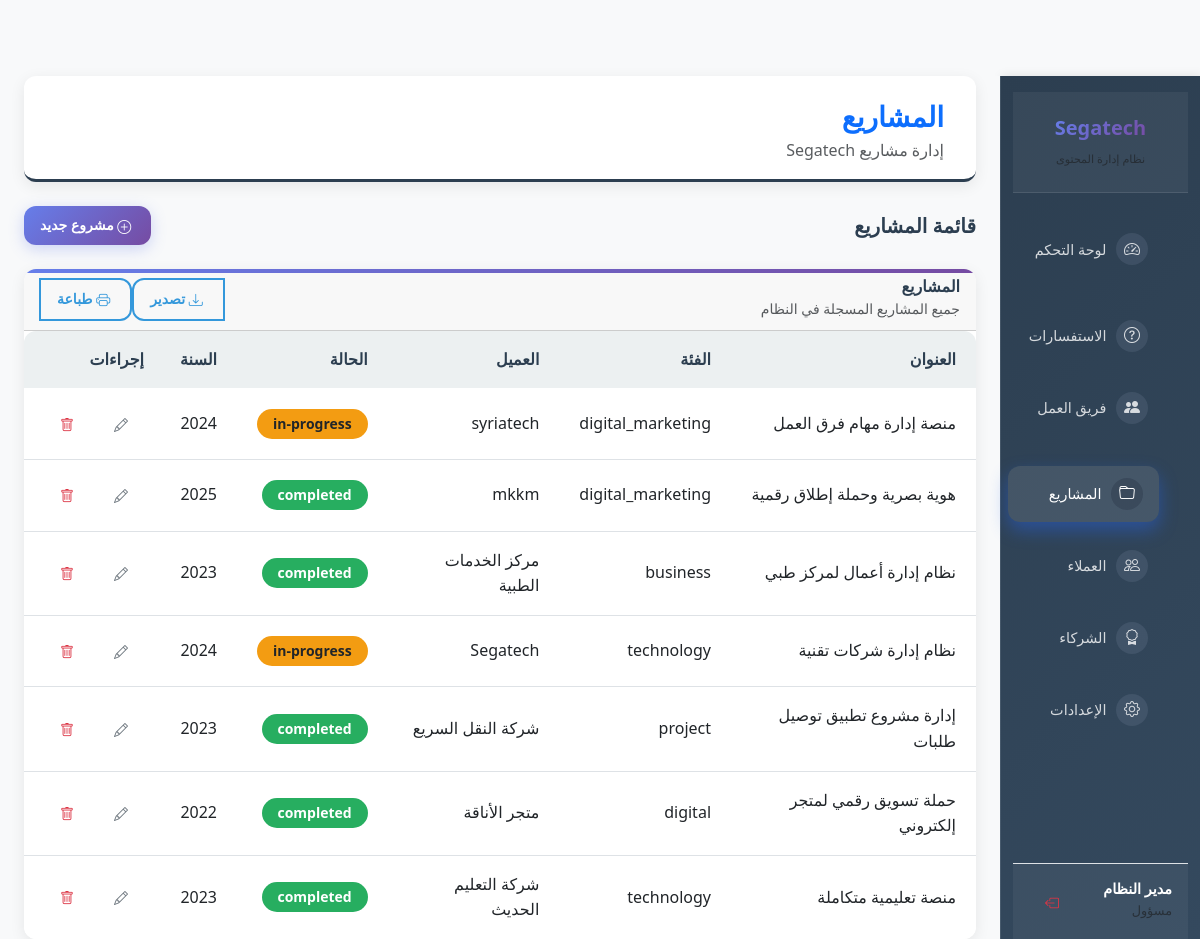
/admin/projects (signed in), run on the app's committed database.
### backend/app.py (models this page shows)
class SiteSettings(db.Model):
    id = db.Column(db.Integer, primary_key=True)
    company_name = db.Column(db.String(200), default='Segatech')
    official_email = db.Column(db.String(200), default='ceo@segatech.site')
    admin_code = db.Column(db.String(100), default='1234')
    phone_number = db.Column(db.String(50), default='+963 968 000 580')
    whatsapp_number = db.Column(db.String(50), default='+963968000580')
    address = db.Column(db.String(200), default='سوريا - دمشق')
    facebook = db.Column(db.String(300))
    instagram = db.Column(db.String(300))
    linkedin = db.Column(db.String(300))
    github = db.Column(db.String(300))

class Project(db.Model):
    id = db.Column(db.Integer, primary_key=True)
    title = db.Column(db.String(200), nullable=False)
    description = db.Column(db.Text, nullable=False)
    category = db.Column(db.String(50), nullable=False)
    technologies = db.Column(db.Text)  # JSON string
    image_url = db.Column(db.String(300))
    client = db.Column(db.String(100))
    duration = db.Column(db.String(50))
    status = db.Column(db.String(20), default='completed')
    year = db.Column(db.Integer)
    created_at = db.Column(db.DateTime, default=datetime.utcnow)

### backend/app.py (the view)
@app.route('/admin/projects')
def admin_projects():
    if not session.get('is_admin'):
        return redirect(url_for('admin_login', next=request.path))
    projects = Project.query.order_by(Project.created_at.desc()).all()
    return render_template('admin_projects.html', projects=projects)

### backend/app.py (called while the page is built, shortened)
def get_site_settings():
    settings = SiteSettings.query.first()
    return settings

@app.context_processor
def inject_settings():
    settings = get_site_settings()
    return dict(site_settings=settings)

@app.before_request
def create_tables():
    db.create_all()

@app.before_request
def log_visit():
    if request.path.startswith('/static'):
        return
    if request.path.startswith('/admin'):
        return

### backend/templates/admin_projects.html (shortened to what this page needs)
{% extends "admin_layout.html" %}
{% block page_title %}المشاريع{% endblock %}
{% block page_subtitle %}إدارة مشاريع {{ site_settings.company_name }}{% endblock %}
{% block content %}
<div class="d-flex justify-content-between align-items-center mb-4">
    <h5 class="mb-0 fw-bold">قائمة المشاريع</h5>
    <a href="{{ url_for('admin_project_new') }}" class="btn btn-primary btn-sm">
        <i class="bi bi-plus-circle me-1"></i> مشروع جديد
    </a>
</div>
<div class="card dashboard-card">
    <div class="card-header d-flex justify-content-between align-items-center">
        <div>
            <h6 class="mb-0 fw-bold">المشاريع</h6>
            <small class="text-muted">جميع المشاريع المسجلة في النظام</small>
        </div>
        <div class="btn-group">
            <button class="btn btn-sm btn-outline-primary">
                <i class="bi bi-download me-1"></i> تصدير
            </button>
            <button class="btn btn-sm btn-outline-primary" onclick="window.print()">
                <i class="bi bi-printer me-1"></i> طباعة
            </button>
        </div>
    </div>
    <div class="card-body p-0">
        <div class="table-responsive">
            <table class="table table-hover table-borderless mb-0">
                <thead class="table-light">
                    <tr>
                        <th class="ps-3">العنوان</th>
                        <th>الفئة</th>
                        <th>العميل</th>
                        <th>الحالة</th>
                        <th>السنة</th>
                        <th class="pe-3">إجراءات</th>
                    </tr>
                </thead>
                <tbody>
                    {% if projects %}
                    {% for project in projects %}
                    <tr>
                        <td class="ps-3">{{ project.title }}</td>
                        <td>{{ project.category }}</td>
                        <td>{{ project.client or 'غير محدد' }}</td>
                        <td>
                            {% if project.status == 'completed' %}
                            <span class="badge bg-success">completed</span>
                            {% elif project.status == 'in-progress' or project.status == 'in_progress' %}
                            <span class="badge bg-warning text-dark">in-progress</span>
                            {% elif project.status == 'planning' %}
                            <span class="badge bg-info text-dark">planning</span>
                            {% else %}
                            <span class="badge bg-secondary">{{ project.status }}</span>
                            {% endif %}
                        </td>
                        <td>{{ project.year or '' }}</td>
                        <td class="pe-3">
                            <div class="d-flex gap-2">
                                <a href="{{ url_for('admin_project_edit', project_id=project.id) }}"
                                    class="btn btn-sm btn-outline-secondary" title="تعديل">
                                    <i class="bi bi-pencil"></i>
                                </a>
                                <form method="post"
                                    action="{{ url_for('admin_project_delete', project_id=project.id) }}"
                                    onsubmit="return confirm('هل أنت متأكد من حذف هذا المشروع؟');">
                                    <button type="submit" class="btn btn-sm btn-outline-danger" title="حذف">
                                        <i class="bi bi-trash"></i>
                                    </button>
                                </form>
                            </div>
                        </td>
                    </tr>
                    {% endfor %}
                    {% else %}
                    <tr>
                        <td colspan="6" class="text-center text-muted py-4">
                            لا توجد مشاريع حتى الآن
                        </td>
                    </tr>
                    {% endif %}
                </tbody>
            </table>
        </div>
    </div>
</div>
{% endblock %}

### backend/templates/admin_layout.html (shortened to what this page needs)
<!DOCTYPE html>
<html lang="ar" dir="rtl">
<head>
    <link href="https://cdn.jsdelivr.net/npm/bootstrap@5.3.0/dist/css/bootstrap.min.css" rel="stylesheet">
    <link rel="stylesheet" href="https://cdn.jsdelivr.net/npm/bootstrap-icons@1.10.0/font/bootstrap-icons.css">
    <link rel="stylesheet" href="{{ url_for('static', filename='css/style.css') }}">
</head>
<body class="dashboard-body">
    <div class="container-fluid">
        <div class="row">
            {% include 'partials/sidebar_admin.html' %}
            <main class="col-md-9 ms-sm-auto col-lg-10 px-md-4 main-content">
                <div class="dashboard-header d-flex justify-content-between align-items-center pt-4 pb-3 mb-4">
                    <div class="header-content">
                        <h1 class="h3 mb-1 fw-bold text-primary">
                            {% block page_title %}لوحة التحكم{% endblock %}
                        </h1>
                        <p class="text-muted mb-0">
                            {% block page_subtitle %}مرحباً بك في نظام إدارة {{ site_settings.company_name }}{% endblock
                            %}
                        </p>
                    </div>
                </div>
                {% block content %}
                {% endblock %}
            </main>
        </div>
    </div>
</body>
</html>

### backend/templates/partials/sidebar_admin.html
<nav class="col-md-3 col-lg-2 d-md-block sidebar">
    <div class="position-sticky pt-3 d-flex flex-column h-100">
        <div class="sidebar-header p-4 border-bottom">
            <div class="d-flex align-items-center justify-content-center">
                <h5 class="mb-0 text-gradient fw-bold">{{ site_settings.company_name }}</h5>
            </div>
            <div class="sidebar-subtitle text-center mt-2">
                <small class="text-muted">نظام إدارة المحتوى</small>
            </div>
        </div>
        <ul class="nav flex-column mt-4 sidebar-menu">
            <li class="nav-item mb-2">
                <a class="nav-link sidebar-link {% if request.endpoint == 'admin_dashboard_page' %}active{% endif %}"
                    href="{{ url_for('admin_dashboard_page') }}">
                    <span class="icon-wrapper">
                        <i class="bi bi-speedometer2"></i>
                    </span>
                    <span class="link-text">لوحة التحكم</span>
                </a>
            </li>
            <li class="nav-item mb-2">
                <a class="nav-link sidebar-link {% if request.endpoint == 'admin_inquiries' %}active{% endif %}"
                    href="{{ url_for('admin_inquiries') }}">
                    <span class="icon-wrapper">
                        <i class="bi bi-question-circle"></i>
                    </span>
                    <span class="link-text">الاستفسارات</span>
                </a>
            </li>
            <li class="nav-item mb-2">
                <a class="nav-link sidebar-link {% if request.endpoint in ['admin_team', 'admin_team_new', 'admin_team_edit'] %}active{% endif %}"
                    href="{{ url_for('admin_team') }}">
                    <span class="icon-wrapper">
                        <i class="bi bi-people-fill"></i>
                    </span>
                    <span class="link-text">فريق العمل</span>
                </a>
            </li>
            <li class="nav-item mb-2">
                <a class="nav-link sidebar-link {% if request.endpoint in ['admin_projects', 'admin_project_new', 'admin_project_edit'] %}active{% endif %}"
                    href="{{ url_for('admin_projects') }}">
                    <span class="icon-wrapper">
                        <i class="bi bi-folder"></i>
                    </span>
                    <span class="link-text">المشاريع</span>
                </a>
            </li>
            <li class="nav-item mb-2">
                <a class="nav-link sidebar-link {% if request.endpoint in ['admin_clients', 'admin_client_new', 'admin_client_edit'] %}active{% endif %}"
                    href="{{ url_for('admin_clients') }}">
                    <span class="icon-wrapper">
                        <i class="bi bi-people"></i>
                    </span>
                    <span class="link-text">العملاء</span>
                </a>
            </li>
            <li class="nav-item mb-2">
                <a class="nav-link sidebar-link
       {% if request.endpoint in ['admin_partners', 'admin_partner_new', 'admin_partner_edit'] %}active{% endif %}"
                    href="{{ url_for('admin_partners') }}">
                    <span class="icon-wrapper">
                        <i class="bi bi-award"></i>
                    </span>
                    <span class="link-text">الشركاء</span>
                </a>
            </li>
            <li class="nav-item mb-2">
                <a class="nav-link sidebar-link {% if request.endpoint == 'admin_settings' %}active{% endif %}"
                    href="{{ url_for('admin_settings') }}">
                    <span class="icon-wrapper">
                        <i class="bi bi-gear"></i>
                    </span>
                    <span class="link-text">الإعدادات</span>
                </a>
            </li>
        </ul>
        <div class="sidebar-user mt-auto p-3 border-top">
            <div class="d-flex align-items-center">
                <div class="user-info flex-grow-1">
                    <h6 class="mb-0">مدير النظام</h6>
                    <small class="text-muted">مسؤول</small>
                </div>
                <div class="user-actions">
                    <a href="{{ url_for('admin_logout') }}" class="btn btn-sm btn-outline-danger" title="تسجيل الخروج">
                        <i class="bi bi-box-arrow-left"></i>
                    </a>
                </div>
            </div>
        </div>
    </div>
</nav>

### data on the page
SiteSettings: company_name "Segatech"
Project: title "منصة إدارة مهام فرق العمل", category "digital_marketing", client "syriatech", status "in-progress", year "2024"
Project: title "هوية بصرية وحملة إطلاق رقمية", category "digital_marketing", client "mkkm", status "completed", year "2025"
Project: title "نظام إدارة أعمال لمركز طبي", category "business", client "مركز الخدمات الطبية", status "completed", year "2023"
Project: title "نظام إدارة شركات تقنية", category "technology", client "Segatech", status "in-progress", year "2024"
Project: title "إدارة مشروع تطبيق توصيل طلبات", category "project", client "شركة النقل السريع", status "completed", year "2023"
Project: title "حملة تسويق رقمي لمتجر إلكتروني", category "digital", client "متجر الأناقة", status "completed", year "2022"
Project: title "منصة تعليمية متكاملة", category "technology", client "شركة التعليم الحديث", status "completed", year "2023"
